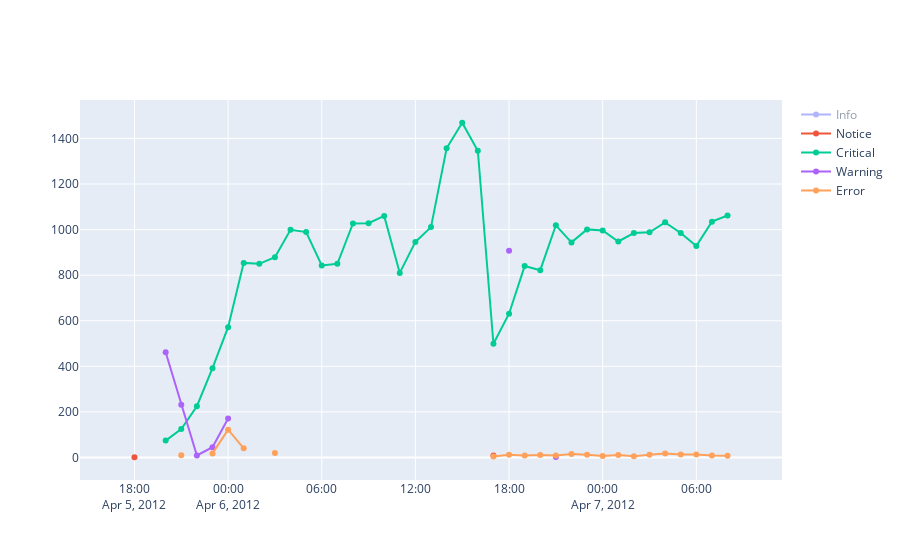

The cell this chart's notebook holds for it:
### Code cell
visible = ['legendonly'] + [True]*(len(ports)-1)

fig = go.Figure()
for i in range(len(priorities)):
    expr = cxns_with_nas['priority'] == priorities[i]
    fig.add_trace(go.Scatter(
        x=cxns_with_nas[expr]['date_hour'],
        y=cxns_with_nas[expr]['n'],
        name=priorities[i],
        mode='lines+markers',
        connectgaps=False,
        visible=visible[i])
    )
fig.show()
